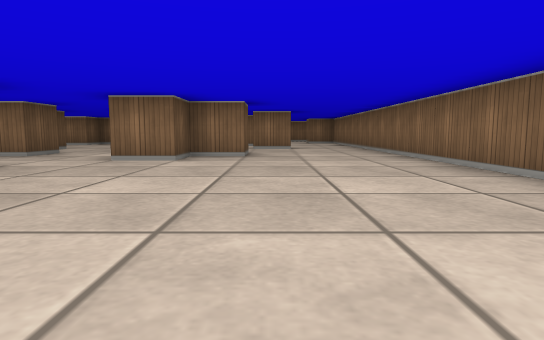
View 1 (above)

23 first-person views from a walk through a cub3D ray-caster map. The camera is about half as high as the walls, tilts 6° down and sees 75° across. The floor is counted in squares. Each view is taken from the middle of a square. On the plan, view 1 faces up. The plan holds only what a view shows up to about 9 squares ahead; the rest is blank.

View 2
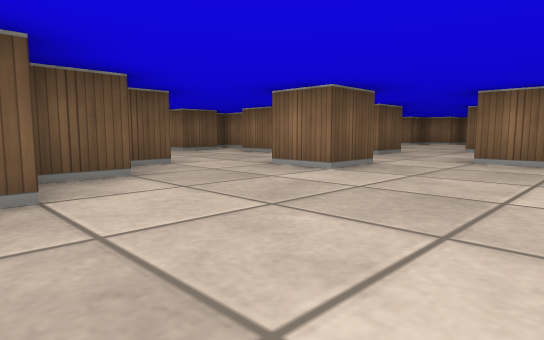

View 3
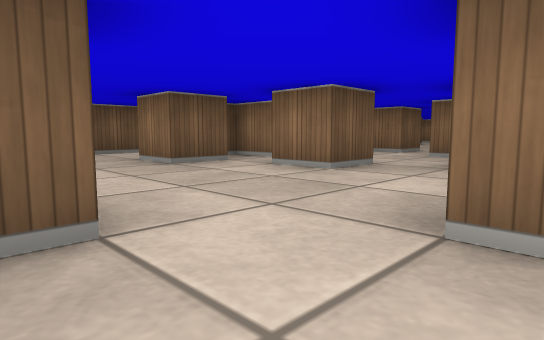

View 4
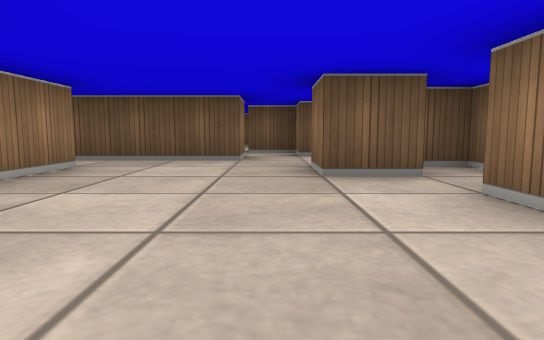

View 5
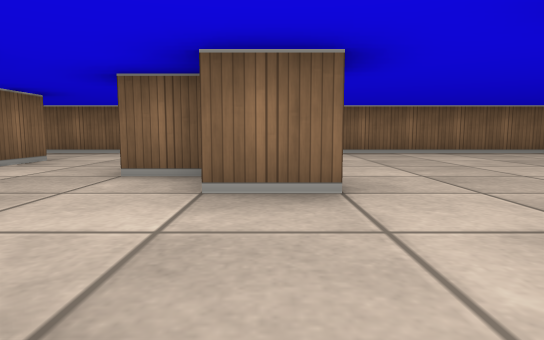

View 6
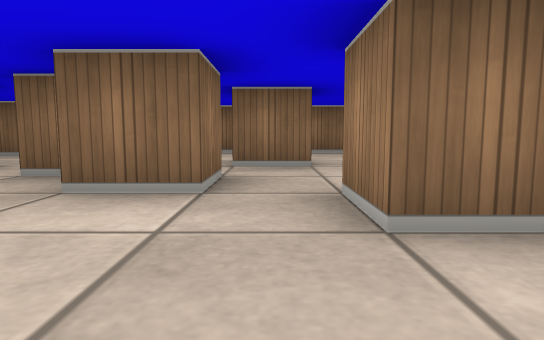

View 7
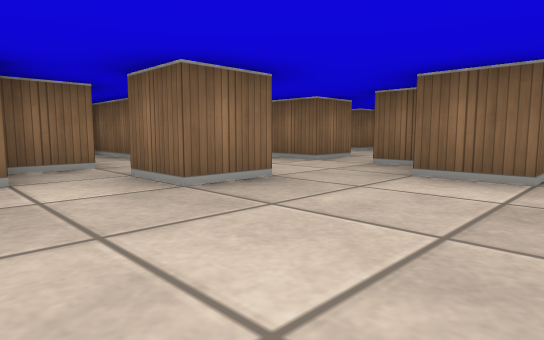

View 8
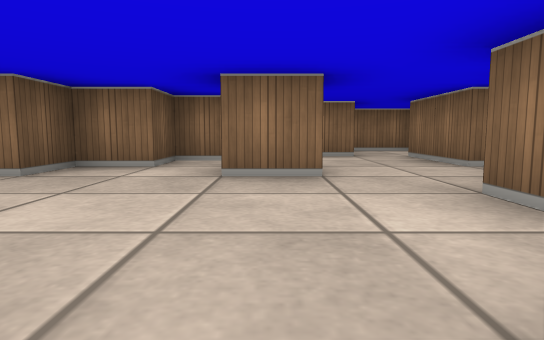

View 9
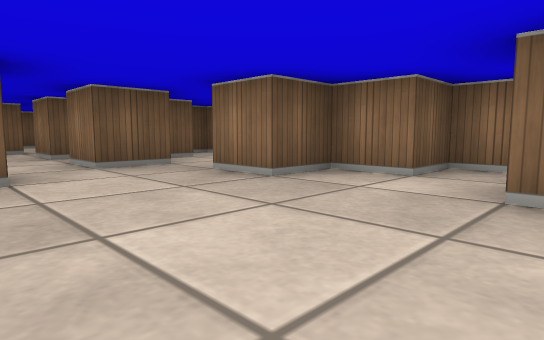

View 10
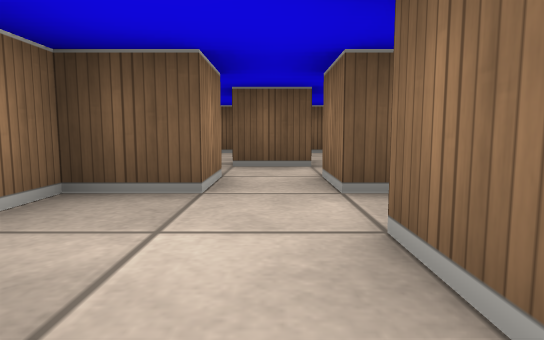

View 11
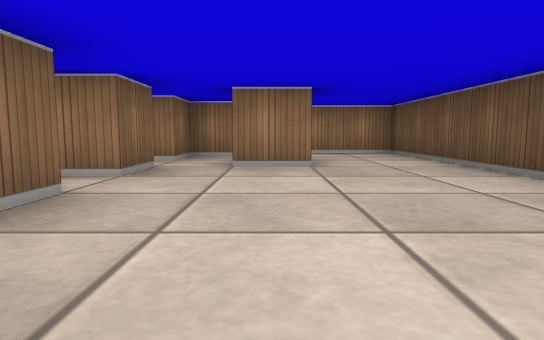

View 12
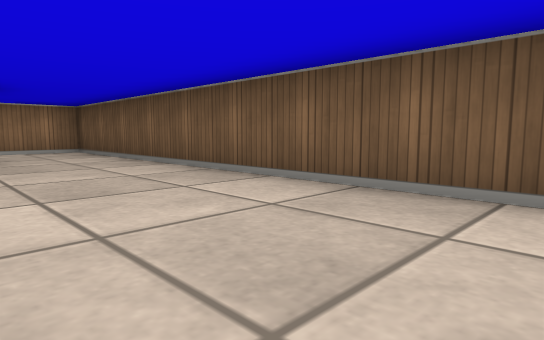

View 13
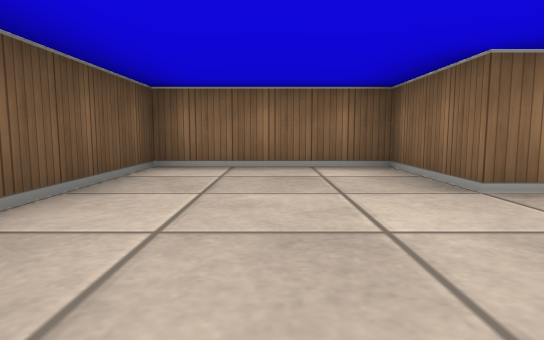

View 14
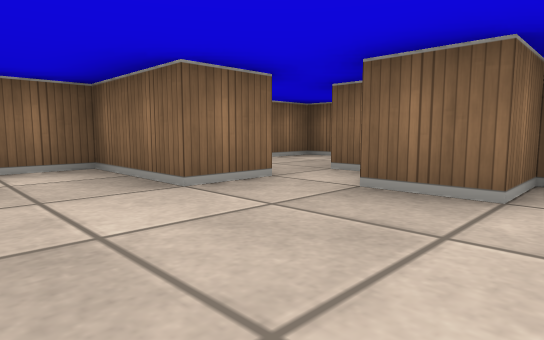

View 15
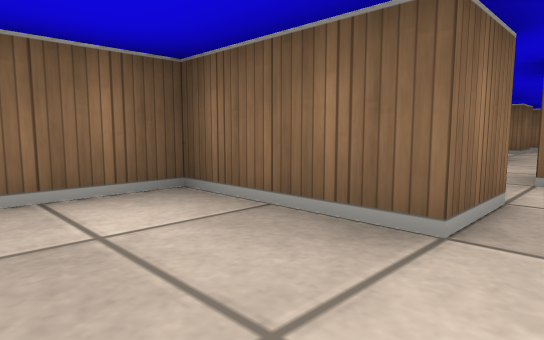

View 16
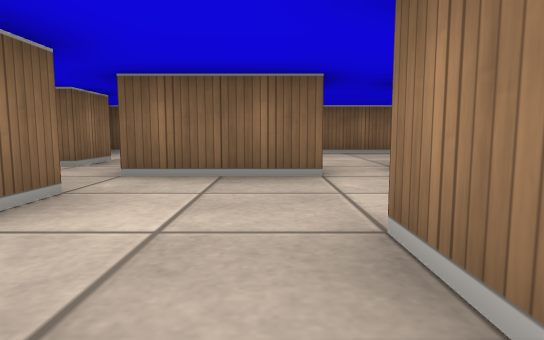

View 17
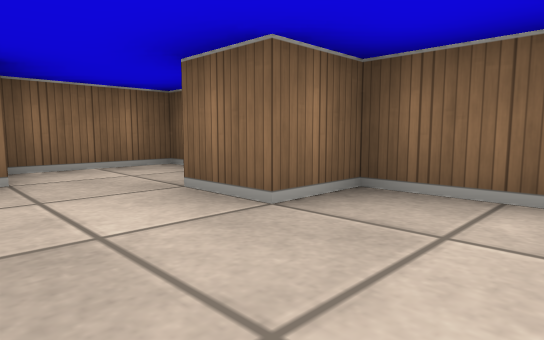

View 18
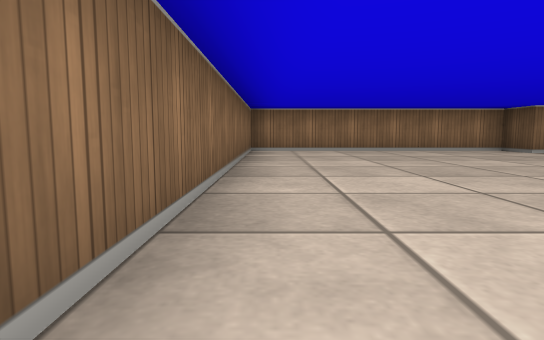

View 19
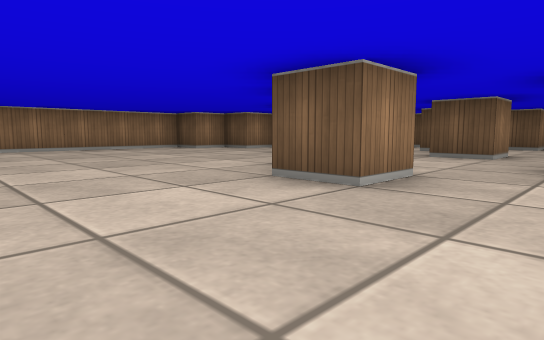

View 20
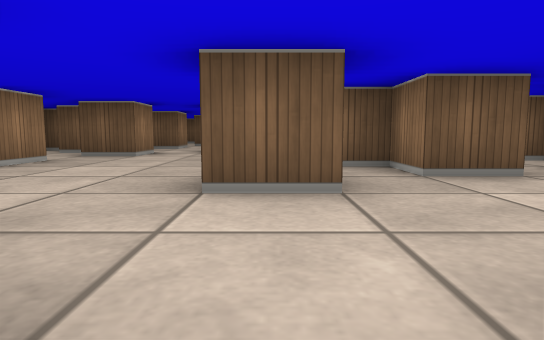

View 21
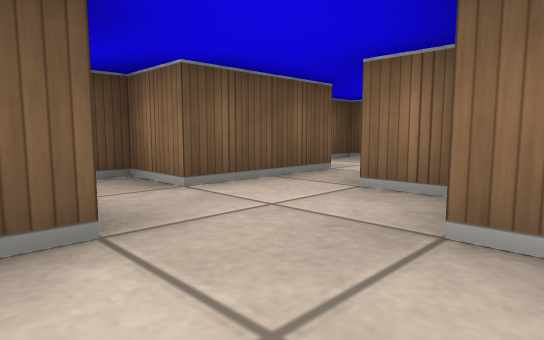

View 22
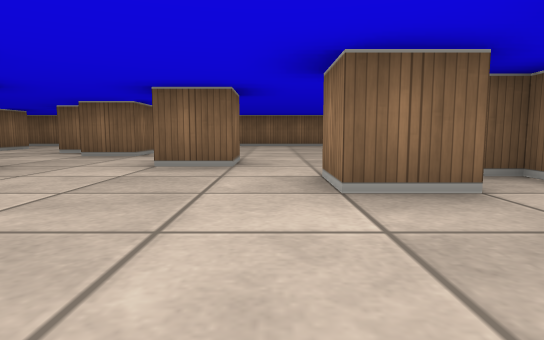

View 23
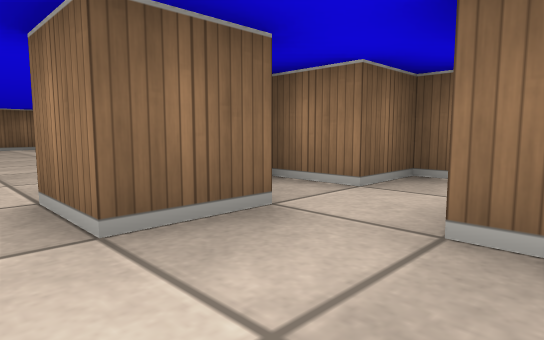

### Floor plan
Key: @ floor where view 1 was taken; # wall or solid block; . floor.
Columns run from 16 left of view 1 to 3 right of it. Each row starts with its distance up from view 1.
 18 #####  ##    #######
 17 #...# ..##.#.#..#..#
 16 #...#........#.....#
 15 #....##   ##...#..##
 14 #....#.. ##....#...#
 13 #....###.#..#......#
 12 #....#.#......##...#
 11 #..#..........#....#
 10 #....#.##.......#..#
  9 #..#####..#..#.....#
  8 ####..#............#
  7     ..##...#..##...#
  6     #.##.#....#....#
  5    ##..#...........#
  4    #........#......#
  3      #.............#
  2      #....##.......#
  1      #.##..#.......#
  0          .###...@..#
 -1          ###########

Where each view was taken, in squares from view 1:
view 1: 0 up, 0 right, facing up
view 2: 0 up, 1 left, facing up-left
view 3: 2 up, 4 left, facing up-left
view 4: 4 up, 5 left, facing left
view 5: 6 up, 5 left, facing right
view 6: 10 up, 5 left, facing right
view 7: 10 up, 6 left, facing up-right
view 8: 9 up, 4 left, facing up
view 9: 10 up, 4 left, facing up-left
view 10: 11 up, 8 left, facing left
view 11: 16 up, 13 left, facing down
view 12: 17 up, 13 left, facing down-left
view 13: 13 up, 14 left, facing up
view 14: 13 up, 14 left, facing up-right
view 15: 15 up, 14 left, facing up-right
view 16: 14 up, 5 left, facing right
view 17: 13 up, 0 right, facing up-right
view 18: 8 up, 2 right, facing down
view 19: 9 up, 2 right, facing down-left
view 20: 13 up, 1 left, facing left
view 21: 3 up, 9 left, facing up-left
view 22: 3 up, 9 left, facing right
view 23: 3 up, 8 left, facing down-right
